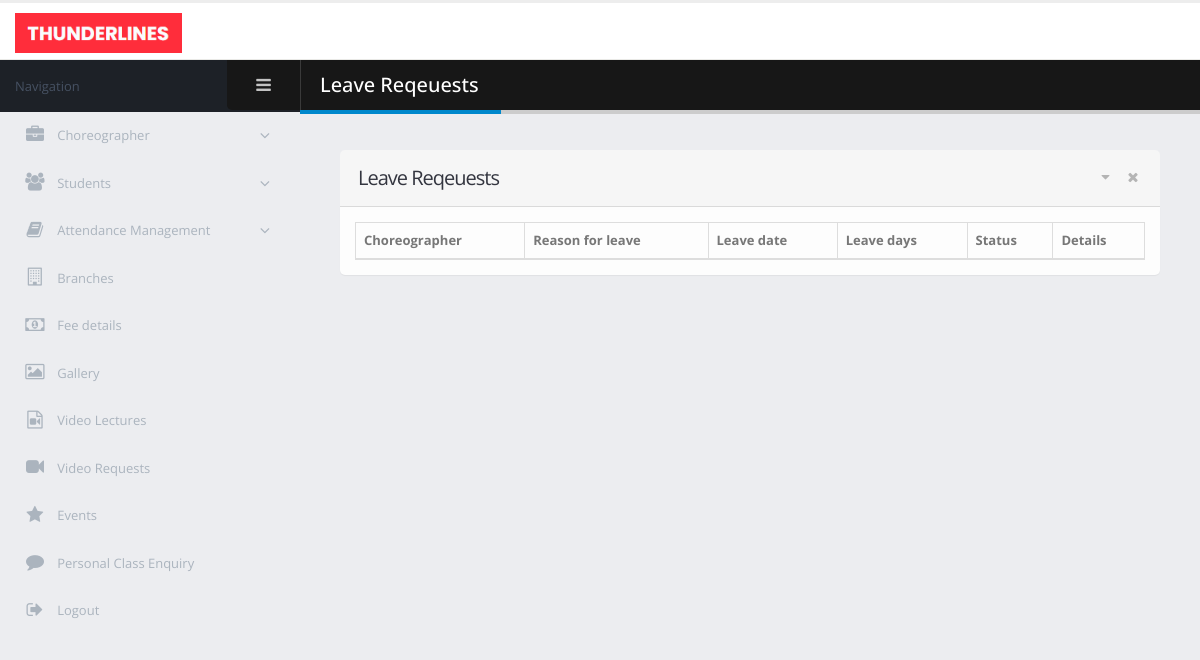
The app's page /admin/leaves_list.php, older data.
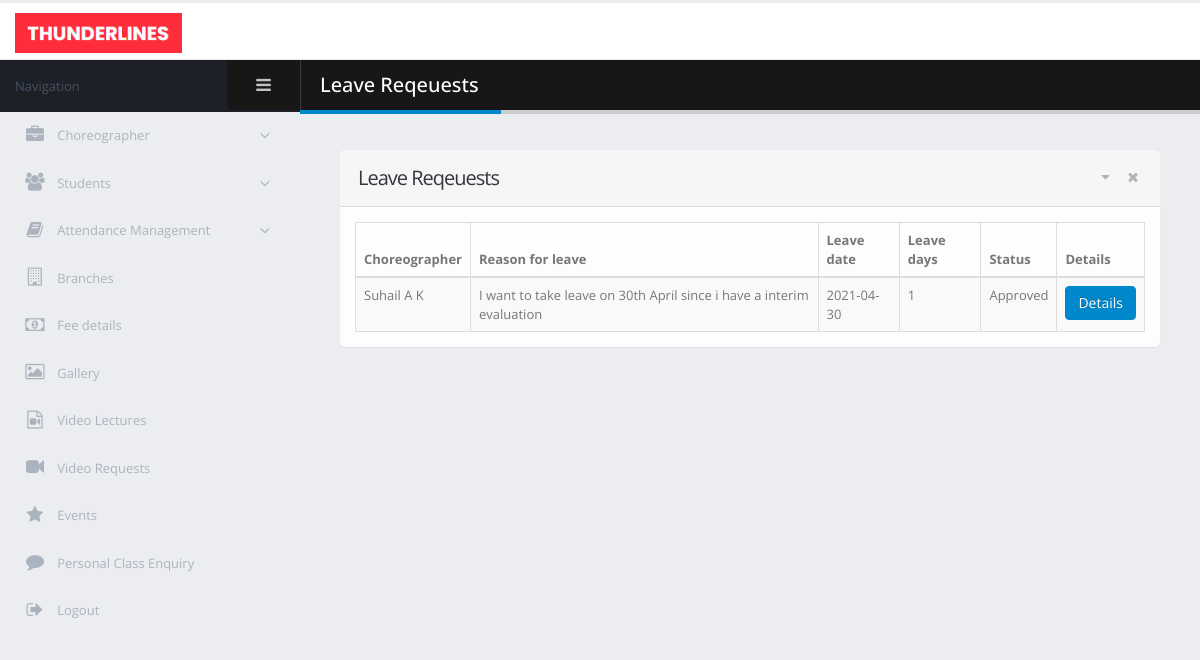
The same page, newer data.
### tables this page shows
CREATE TABLE `choreographer` (
  `choreographer_id` int(11) NOT NULL,
  `choreographer_name` varchar(50) NOT NULL,
  `choreographer_dob` date NOT NULL,
  `address` varchar(40) NOT NULL,
  `place` varchar(30) NOT NULL,
  `pincode` int(11) NOT NULL,
  `district` varchar(25) NOT NULL,
  `mobile` bigint(12) NOT NULL,
  `email` varchar(25) NOT NULL,
  `sallary` int(11) NOT NULL,
  `qualification` varchar(20) NOT NULL
);

CREATE TABLE `choreographer_leave` (
  `leave_id` int(11) NOT NULL,
  `choreo_id` int(11) NOT NULL,
  `leave_reason` text NOT NULL,
  `leave_date` varchar(20) NOT NULL,
  `leave_days` int(11) NOT NULL,
  `leave_status` int(11) NOT NULL DEFAULT 0
);

### admin/leaves_list.php (the view, shortened to what the changed rows need)
<!doctype html>
<html class="fixed">
<head>
    <link rel="stylesheet" href="assets/vendor/bootstrap/css/bootstrap.css" />
    <link rel="stylesheet" href="assets/vendor/font-awesome/css/font-awesome.css" />
    <link rel="stylesheet" href="assets/vendor/magnific-popup/magnific-popup.css" />
    <link rel="stylesheet" href="assets/vendor/bootstrap-datepicker/css/bootstrap-datepicker3.css" />
    <link rel="stylesheet" href="assets/vendor/jquery-ui/jquery-ui.css" />
    <link rel="stylesheet" href="assets/vendor/jquery-ui/jquery-ui.theme.css" />
    <link rel="stylesheet" href="assets/vendor/bootstrap-multiselect/bootstrap-multiselect.css" />
    <link rel="stylesheet" href="assets/vendor/morris.js/morris.css" />
    <link rel="stylesheet" href="assets/stylesheets/theme.css" />
    <link rel="stylesheet" href="assets/stylesheets/skins/default.css" />
    <link rel="stylesheet" href="assets/stylesheets/theme-custom.css">
</head>
<body>
<section class="body">
    <div class="inner-wrapper">
        <section role="main" class="content-body">
            <header class="page-header">
                <h2>Leave Reqeuests</h2>
            </header>
            <section class="panel">
                <header class="panel-heading">
                    <h2 class="panel-title">Leave Reqeuests</h2>
                </header>
                <div class="panel-body">
                    <table class="table table-bordered table-striped mb-none" id="tester_table">
                        <thead>
                        <tr>
                            <th>Choreographer</th>
                            <th>Reason for leave</th>
                            <th>Leave date</th>
                            <th>Leave days</th>
                            <th>Status</th>
                            <th>Details</th>
                        </tr>
                        </thead>
                        <tbody>
                        <?php
                        $server_name = "localhost";
                        $user_name = "root";
                        $password = "";
                        $database = "dance-academy";
                        $conn = new mysqli($server_name, $user_name, $password, $database);
                        $choreo_sel = "select leave_id, choreo_id, leave_reason, leave_date, leave_days, leave_status from choreographer_leave order by leave_id desc ";
                        $res = $conn->query($choreo_sel);
                        while ($row = $res->fetch_array())
                        {
                            echo "<tr>";
                            $ch_res = $conn->query("select choreographer_name from choreographer where choreographer_id='$row[1]'");
                            while ($ch_row = $ch_res->fetch_array())
                            {
                                echo "<td>$ch_row[0]</td>";
                            }
                            echo "<td>$row[2]</td>";
                            echo "<td>$row[3]</td>";
                            echo "<td>$row[4]</td>";
                            if ($row[5]==1)
                            {
                                echo "<td>Approved</td>";
                            }
                            echo "<td><a href='leave_details.php?id=$row[0]'><button class='btn btn-primary'>Details</button></a></td>";
                        }
                        ?>
                        </tbody>
                    </table>
                </div>
            </section>
        </section>
    </div>
</section>
</body>
</html>

Row changes from the older to the newer data that the page shows:
added choreographer_leave: leave_reason "I want to take leave on 30th April since i have a interim evaluation", leave_date "2021-04-30", leave_days "1", leave_status "Approved"
added choreographer: choreographer_name "Suhail A K"
